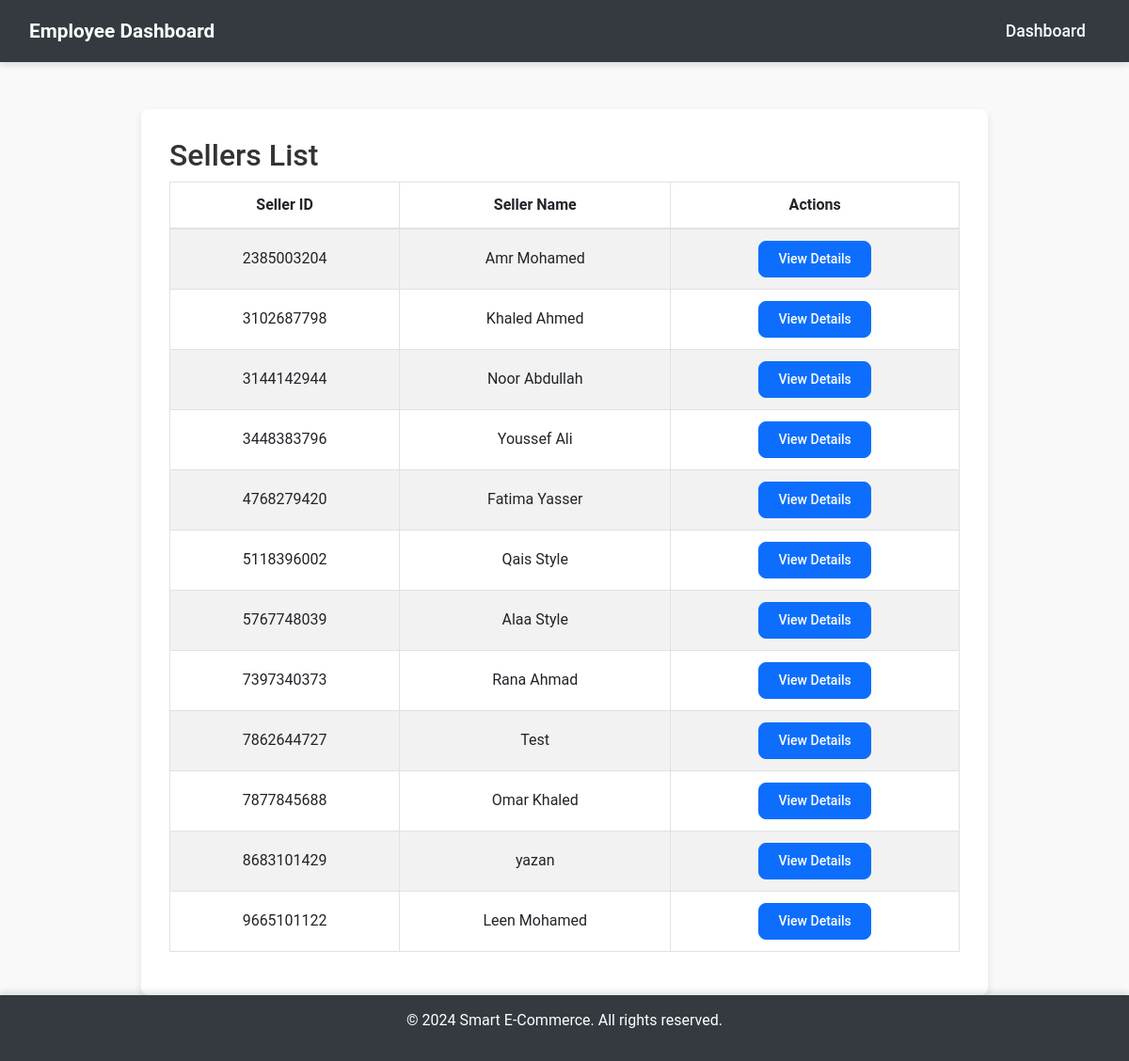
The app's page /emp_sellers_manage.php (signed in) with its own data.
### tables this page shows
CREATE TABLE `sellers` (
  `SellerID` varchar(50) NOT NULL,
  `SellerName` varchar(255) DEFAULT NULL,
  `BusinessName` varchar(255) DEFAULT NULL,
  `S_Address` varchar(255) DEFAULT NULL,
  `S_PhoneNumber` varchar(15) DEFAULT NULL,
  `SellerEmail` varchar(255) DEFAULT NULL,
  `IBAN` varchar(50) DEFAULT NULL,
  `SecurityQuestion` varchar(255) NOT NULL,
  `SecurityAnswer` varchar(255) NOT NULL
);

### emp_sellers_manage.php (the view, shortened to what this page needs)
<?php
require 'database.php';
function getSellerApplications()
{
    global $pdo;
    $query = "SELECT * FROM sellers";
    try {
        $stmt = $pdo->query($query);
        return $stmt->fetchAll(PDO::FETCH_ASSOC);
    } catch (PDOException $e) {
        echo "Error fetching seller applications: " . $e->getMessage();
        return [];
    }
}
$sellerApplications = getSellerApplications();
?>
<!DOCTYPE html>
<html lang="en">
<head>
    <link rel="stylesheet" href="https://stackpath.bootstrapcdn.com/bootstrap/4.5.2/css/bootstrap.min.css">
    <link rel="stylesheet" href="emp.css">
</head>
<body>
    <nav class="navbar navbar-expand-lg navbar-dark">
        <div class="container-fluid">
            <a class="navbar-brand">Employee Dashboard</a>
            <ul class="navbar-nav ms-auto">
                <li class="nav-item">
                    <a class="nav-link" href="employee_homepage.php">
                        <i class="fa-solid fa-right-from-bracket"></i> Dashboard
                    </a>
                </li>
            </ul>
        </div>
    </nav>
    <div class="container">
        <h2>Sellers List</h2>
        <table class="table table-bordered table-striped">
            <thead>
                <tr>
                    <th>Seller ID</th>
                    <th>Seller Name</th>
                    <th>Actions</th>
                </tr>
            </thead>
            <tbody>
                <?php foreach ($sellerApplications as $application): ?>
                    <tr>
                        <td><?php echo htmlspecialchars($application['SellerID']); ?></td>
                        <td><?php echo htmlspecialchars($application['SellerName']); ?></td>
                        <td>
                            <a href="emp_seller_details.php?sellerId=<?php echo $application['SellerID']; ?>" class="btn btn-primary btn-custom">View Details</a>
                        </td>
                    </tr>
                <?php endforeach; ?>
            </tbody>
        </table>
    </div>
    <footer>
        <p>&copy; 2024 Smart E-Commerce. All rights reserved.</p>
    </footer>
</body>
</html>

### emp.css (style rules this page uses)
body { background-color: #f9f9f9; font-family: 'Roboto', sans-serif; color: #333; margin: 0; padding: 0; }
.navbar { background-color: #343a40; box-shadow: 0 4px 6px rgba(0, 0, 0, 0.1); }
.navbar-brand { color: white; font-weight: 600; font-size: 1.3rem; transition: color 0.3s ease; }
.navbar-nav .nav-item .nav-link { color: #f8f9fa; font-size: 1.1rem; font-weight: 500; padding: 12px 15px; transition: color 0.3s ease, background-color 0.3s ease; }
.container { margin-top: 60px; }
.btn-primary { background-color: #0d6efd; border-color: #0d6efd; padding: 12px; font-size: 1.1rem; font-weight: 500; border-radius: 8px; transition: background-color 0.3s ease, border-color 0.3s ease; }
footer { background-color: #343a40; color: white; padding: 15px 0; text-align: center; box-shadow: 0 -4px 6px rgba(0, 0, 0, 0.1); }

### emp_sellers_manage.php (style rules this page uses)
.container { margin-top: 50px; max-width: 900px; padding: 30px; background-color: #ffffff; border-radius: 8px; box-shadow: 0 4px 8px rgba(0, 0, 0, 0.1); }
.table th, .table td { vertical-align: middle; text-align: center; }
.btn-custom { padding: 8px 20px; font-size: 14px; }

### records on screen
sellers: SellerID "2385003204", SellerName "Amr Mohamed"
sellers: SellerID "3102687798", SellerName "Khaled Ahmed"
sellers: SellerID "3144142944", SellerName "Noor Abdullah"
sellers: SellerID "3448383796", SellerName "Youssef Ali"
sellers: SellerID "4768279420", SellerName "Fatima Yasser"
sellers: SellerID "5118396002", SellerName "Qais Style"
sellers: SellerID "5767748039", SellerName "Alaa Style"
sellers: SellerID "7397340373", SellerName "Rana Ahmad"
sellers: SellerID "7862644727", SellerName "Test"
sellers: SellerID "7877845688", SellerName "Omar Khaled"
sellers: SellerID "8683101429", SellerName "yazan"
sellers: SellerID "9665101122", SellerName "Leen Mohamed"
